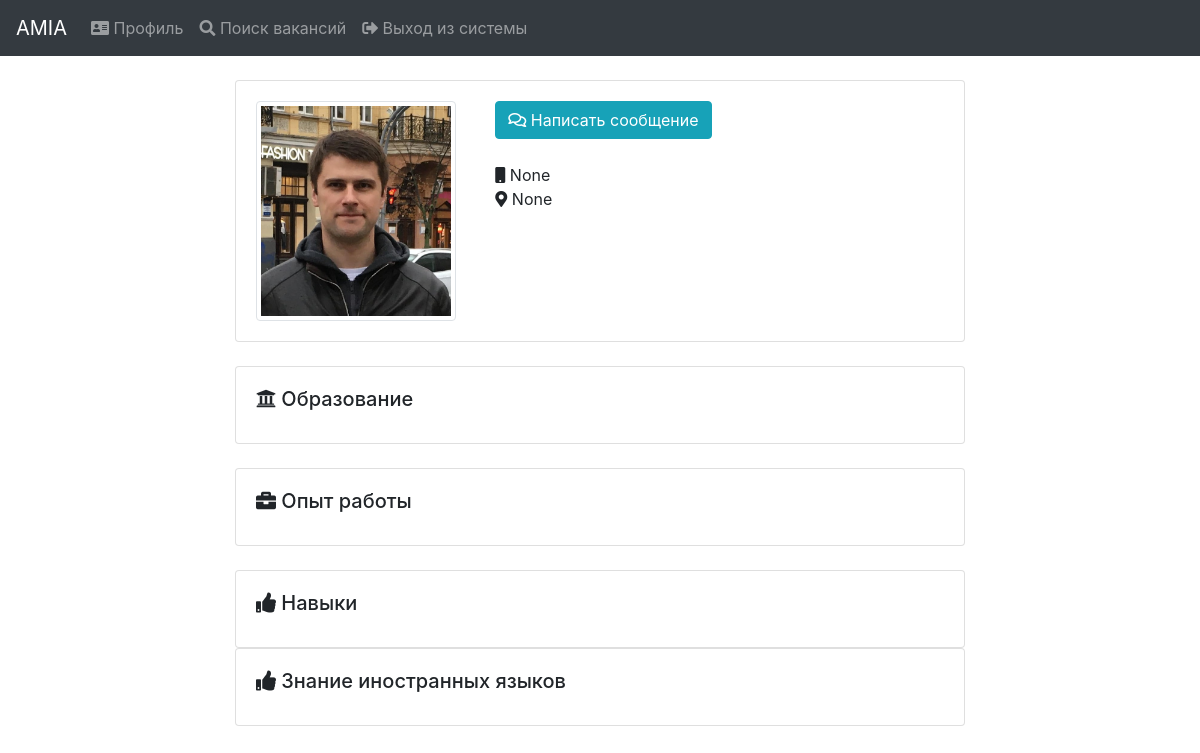
The app's page /profiles/1/, older data.
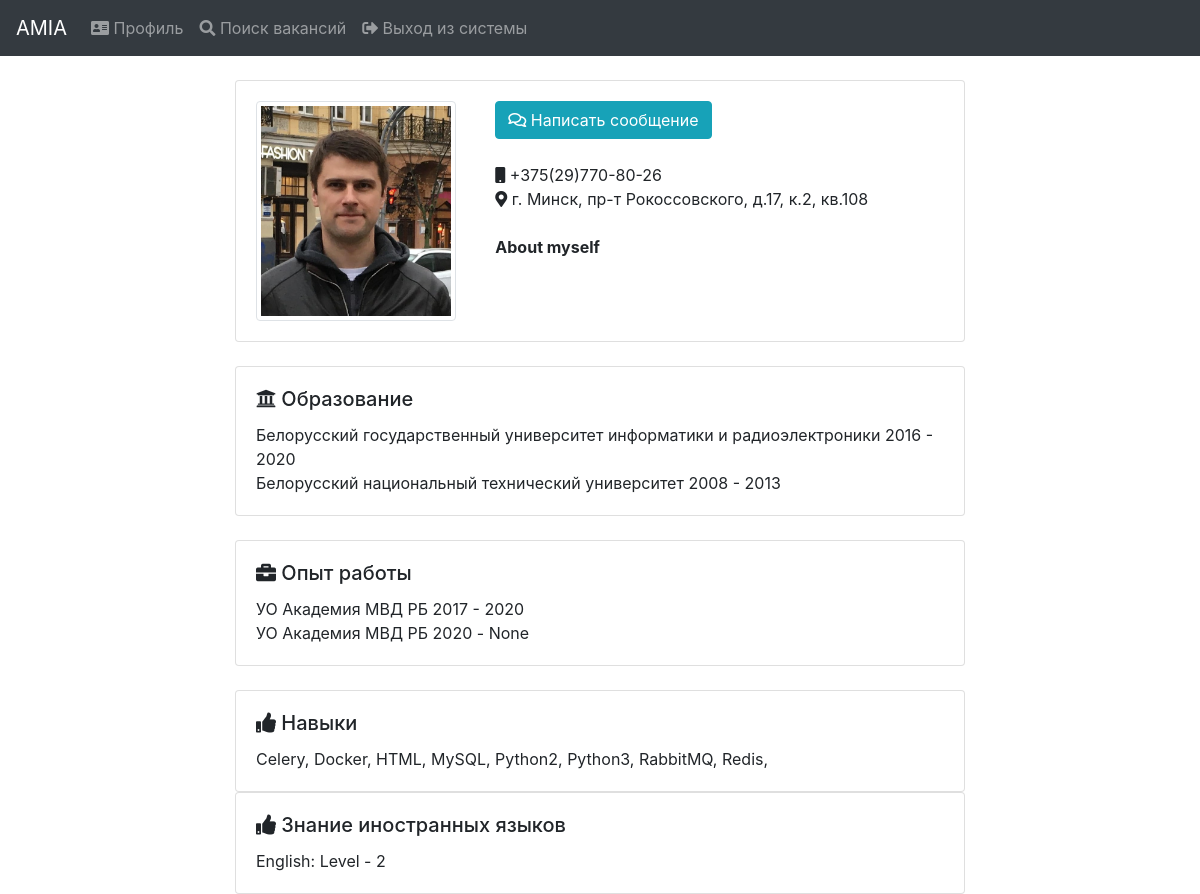
The same page, newer data.
### social_profile/models.py (models this page shows, shortened)
class SocialProfile(models.Model):
    user = models.OneToOneField(User, on_delete=models.CASCADE)
    last_name = models.CharField(max_length=100, verbose_name="Last name")
    first_name = models.CharField(max_length=100, verbose_name="First name")
    patronymic = models.CharField(max_length=100, verbose_name="Patronymic", blank=True, null=True)
    email = models.EmailField(verbose_name="E-mail")
    date_of_birth = models.DateField(verbose_name="Date_of_birth", blank=True, null=True)
    status = models.IntegerField(verbose_name="Status", default=1)
    date_added = models.DateTimeField(verbose_name="Date_added", auto_now_add=True)
    profile_img = models.ImageField(verbose_name="Profile_img", blank=True, null=True, upload_to='profile')
    about_myself = models.TextField(verbose_name="About_myself", blank=True, null=True)
    contact_information_phone = models.CharField(max_length=255, verbose_name="Phone", blank=True, null=True)
    contact_information_address = models.CharField(max_length=255, verbose_name="Address", blank=True, null=True)
    education = models.ManyToManyField(EducationalInstitution, verbose_name="Education", through="EducationWithInfo")
    work_experience = models.ManyToManyField(WorkExperience, verbose_name="Work experience")
    interests = models.ManyToManyField(Interest, verbose_name="Interests", blank=True)
    skills = models.ManyToManyField(Skill, verbose_name="Skills", blank=True)
    languages = models.ManyToManyField(Language, verbose_name="Language", through='LanguageWithLevel')
    class Meta:
        ordering = ('last_name',)
        verbose_name = 'Social profile'
        verbose_name_plural = 'Social profiles'

class EducationWithInfo(models.Model):
    education = models.ForeignKey(EducationalInstitution, on_delete=models.CASCADE)
    profile = models.ForeignKey(SocialProfile, on_delete=models.CASCADE)
    year_of_entrance = models.IntegerField(verbose_name="Year of entrance")
    year_of_graduating = models.IntegerField(verbose_name="Year of graduating", blank=True, null=True)

class EducationalInstitution(models.Model):
    institutional_name = models.CharField(max_length=255, verbose_name="Institutional name")
    def __str__(self):
        return self.institutional_name
    class Meta:
        ordering = ('institutional_name',)
        verbose_name = 'Education'
        verbose_name_plural = 'Educations'

class WorkExperience(models.Model):
    company_name = models.CharField(max_length=255, verbose_name="Company name")
    position = models.CharField(max_length=255, verbose_name="Position")
    duty = models.TextField(verbose_name="Duty", blank=True, null=True)
    year_start = models.IntegerField(verbose_name="Start year")
    year_end = models.IntegerField(verbose_name="End year", blank=True, null=True)
    class Meta:
        ordering = ('position',)
        verbose_name = 'Work experience'
        verbose_name_plural = 'Work experience'

class Skill(models.Model):
    skill_name = models.CharField(max_length=255, verbose_name="Skill")
    def __str__(self):
        return self.skill_name
    class Meta:
        ordering = ('skill_name',)
        verbose_name = 'Skill'
        verbose_name_plural = 'Skills'

class LanguageWithLevel(models.Model):
    language = models.ForeignKey(Language, on_delete=models.CASCADE)
    profile = models.ForeignKey(SocialProfile, on_delete=models.CASCADE)
    level = models.ForeignKey(LanguageLevel, on_delete=models.CASCADE)

class Language(models.Model):
    language_name = models.CharField(max_length=100, verbose_name="Language_name")
    def __str__(self):
        return self.language_name
    class Meta:
        ordering = ('language_name',)
        verbose_name = 'Language'
        verbose_name_plural = 'Languages'

class LanguageLevel(models.Model):
    LEVELS = (
        (1, 'Beginner'),
        (2, 'Pre-Intermediate'),
        (3, 'Intermediate'),
        (4, 'Upper-Intermediate'),
        (5, 'Advanced'),
        (6, 'Proficiency'),
    )
    language_level = models.IntegerField(verbose_name="language_level", choices=LEVELS)
    def __str__(self):
        return str(self.language_level)
    class Meta:
        ordering = ('language_level',)
        verbose_name = 'Language level'
        verbose_name_plural = 'Language levels'

### social_profile/views.py (the view, shortened to what this page needs)
# urls.py: path('<profile_id>/', views.ProfileView.as_view(), name='profile_data'),
class ProfileView(View):
    def get(self, request, profile_id):
        profile_data = get_object_or_404(SocialProfile, pk=profile_id)
        return render(request, 'social_profile/profile.html', {
            'profile': profile_data
        })

### context_processors/models_context.py (called while the page is built)
def models_context(request):
    return {'educational': EducationalInstitution.objects.all(),
            'language_levels': LanguageLevel.objects.all(),
            'languages': Language.objects.all(),
            'specialties': Specialty.objects.all(),
            'skills': Skill.objects.all(),
            'interests': Interest.objects.all(),
            }

### social_profile/templates/social_profile/profile.html (shortened to what this page needs)
{% extends "base.html" %}
{% load static %}
{% block content %}
    {% if request.user.is_staff %}
        {% include 'hr/navbar_hr.html' %}
    {% else %}
        {% include "social_profile/navbar.html" %}
    {% endif %}
    <br>
    <div class="container">
        <div class="row">
            <div class="col-sm-2"></div>
            <div class="col-sm-8">
                <div class="card">
                    <div class="card-body">
                        <div class="row">
                            <div class="col-sm-4">
                                <img src="{% static 'social_profile/img/IMG_20201007_153921_071-min (1).jpg' %}" alt="profile_image" class="img-thumbnail" width="200">
                            </div>
                            <div class="col-sm-8">
                                <button type="button" class="btn btn-info"><i class="far fa-comments"></i> Написать сообщение</button><br><br>
                                <div>
                                    <i class="fas fa-mobile"></i> {{ profile.contact_information_phone }}<br>
                                    <i class="fas fa-map-marker-alt"></i> {{ profile.contact_information_address }}<br><br>
                                    <b>{{ profile.about_myself }}</b>
                                </div>
                            </div>
                        </div>
                    </div>
                </div>
                <br>
                <div class="card">
                    <div class="card-body">
                        <h5 class="card-title"><i class="fas fa-university"></i> Образование</h5>
                        {% for education in profile.educationwithinfo_set.all %}
                            {{ education.education }} {{ education.year_of_entrance }} - {{ education.year_of_graduating }}<br>
                        {% endfor %}
                    </div>
                </div>
                <br>
                <div class="card">
                    <div class="card-body">
                        <h5 class="card-title"><i class="fas fa-briefcase"></i> Опыт работы</h5>
                        {% for w_e in profile.work_experience.all %}
                            {{ w_e.company_name }} {{ w_e.year_start }} - {{ w_e.year_end }}<br>
                        {% endfor %}
                    </div>
                </div>
                <br>
                <div class="card">
                    <div class="card-body">
                        <h5 class="card-title"><i class="fas fa-thumbs-up"></i> Навыки</h5>
                        {% for skill in profile.skills.all %}
                            {{ skill }},
                        {% endfor %}
                    </div>
                </div>
                <div class="card">
                    <div class="card-body">
                        <h5 class="card-title"><i class="fas fa-thumbs-up"></i> Знание иностранных языков</h5>
                        {% for lang in profile.languagewithlevel_set.all %}
                            {{ lang.language }}: Level - {{ lang.level }}
                        {% endfor %}
                    </div>
                </div>
            </div>
            <div class="col-sm-2"></div>
        </div>
    </div>
{% endblock %}

### templates/base.html (shortened to what this page needs)
<!doctype html>
<html lang="ru">
<head>
    {% load static %}
    <link rel="stylesheet" href="https://cdn.jsdelivr.net/npm/bootstrap@4.5.3/dist/css/bootstrap.min.css">
    <link rel="stylesheet" href="https://use.fontawesome.com/releases/v5.4.2/css/all.css">
    <link href="https://cdn.jsdelivr.net/npm/select2@4.1.0-beta.1/dist/css/select2.min.css" rel="stylesheet" />
</head>
<body>
{% block content %}{% endblock %}
</body>
</html>

### social_profile/templates/social_profile/navbar.html (shortened to what this page needs)
<nav class="navbar navbar-expand-lg navbar-dark bg-dark">
    <a class="navbar-brand" href="#">AMIA</a>
    <div class="collapse navbar-collapse" id="navbarSupportedContent">
        <ul class="navbar-nav mr-auto">
            <li class="nav-item">
                <a class="nav-link" href="{% url 'profile:profile_update' request.user.socialprofile.id %}"><i class="fas fa-address-card"></i> Профиль <span class="sr-only">(current)</span></a>
            </li>
            <li class="nav-item">
                <a class="nav-link" href="{% url 'institution:search' %}"><i class="fas fa-search"></i> Поиск вакансий</a>
            </li>
            <li class="nav-item">
                <a class="nav-link" href="{% url 'logout' %}"><i class="fas fa-sign-out-alt"></i> Выход из системы <span class="sr-only">(current)</span></a>
            </li>
        </ul>
    </div>
</nav>

Row changes from the older to the newer data that the page shows:
changed SocialProfile: contact_information_phone "None" → "+375(29)770-80-26"; contact_information_address "None" → "г. Минск, пр-т Рокоссовского, д.17, к.2, кв.108"; about_myself (not shown) → "About myself"
added EducationWithInfo: education "Белорусский государственный университет информатики и радиоэлектроники", year_of_entrance "2016", year_of_graduating "2020"
added EducationWithInfo: education "Белорусский национальный технический университет", year_of_entrance "2008", year_of_graduating "2013"
added WorkExperience: company_name "УО Академия МВД РБ", year_start "2017", year_end "2020"
added WorkExperience: company_name "УО Академия МВД РБ", year_start "2020", year_end "None"
added Skill: skill_name "Celery"
added Skill: skill_name "Docker"
added Skill: skill_name "HTML"
added Skill: skill_name "MySQL"
added Skill: skill_name "Python2"
added Skill: skill_name "Python3"
added Skill: skill_name "RabbitMQ"
added Skill: skill_name "Redis"
added LanguageWithLevel: language "English", level "2"
